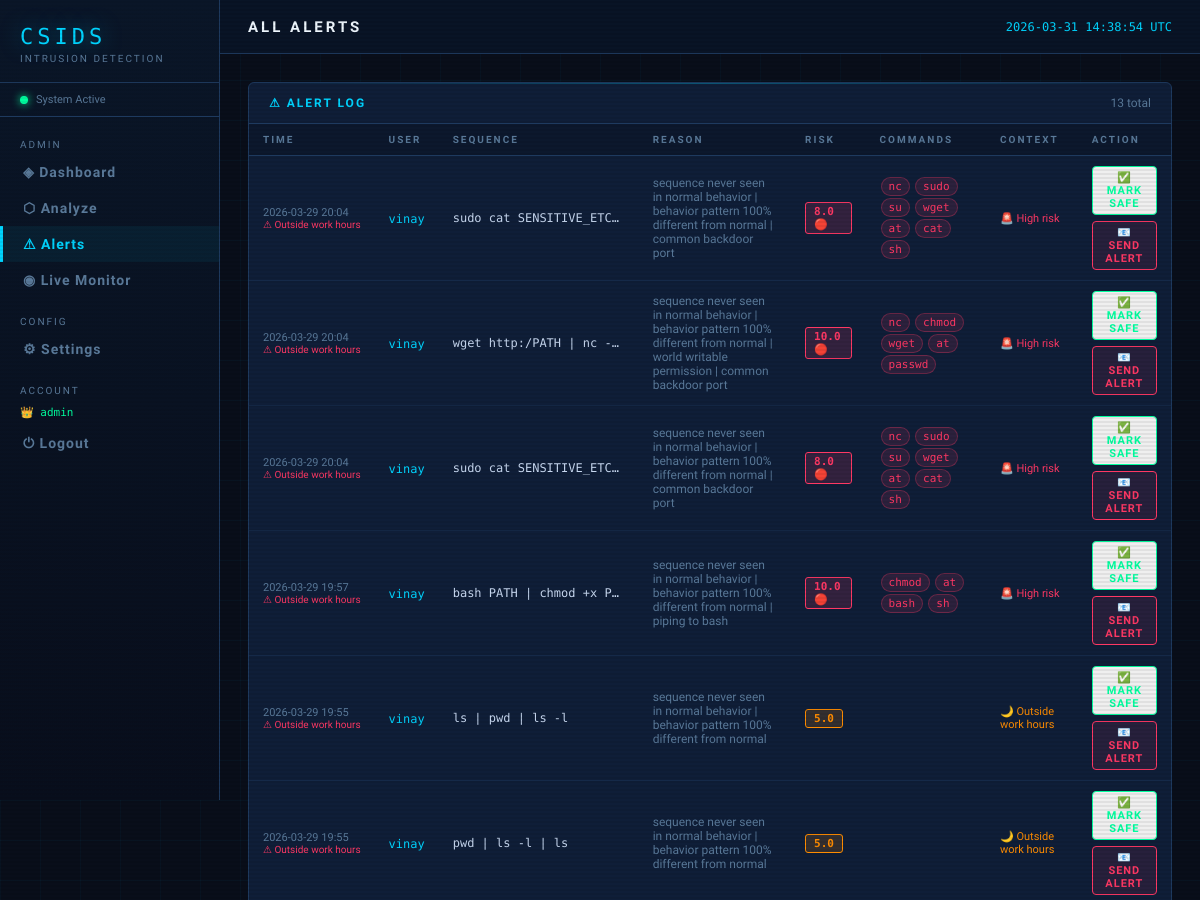
The app's page /alerts (signed in, upper part), older data.
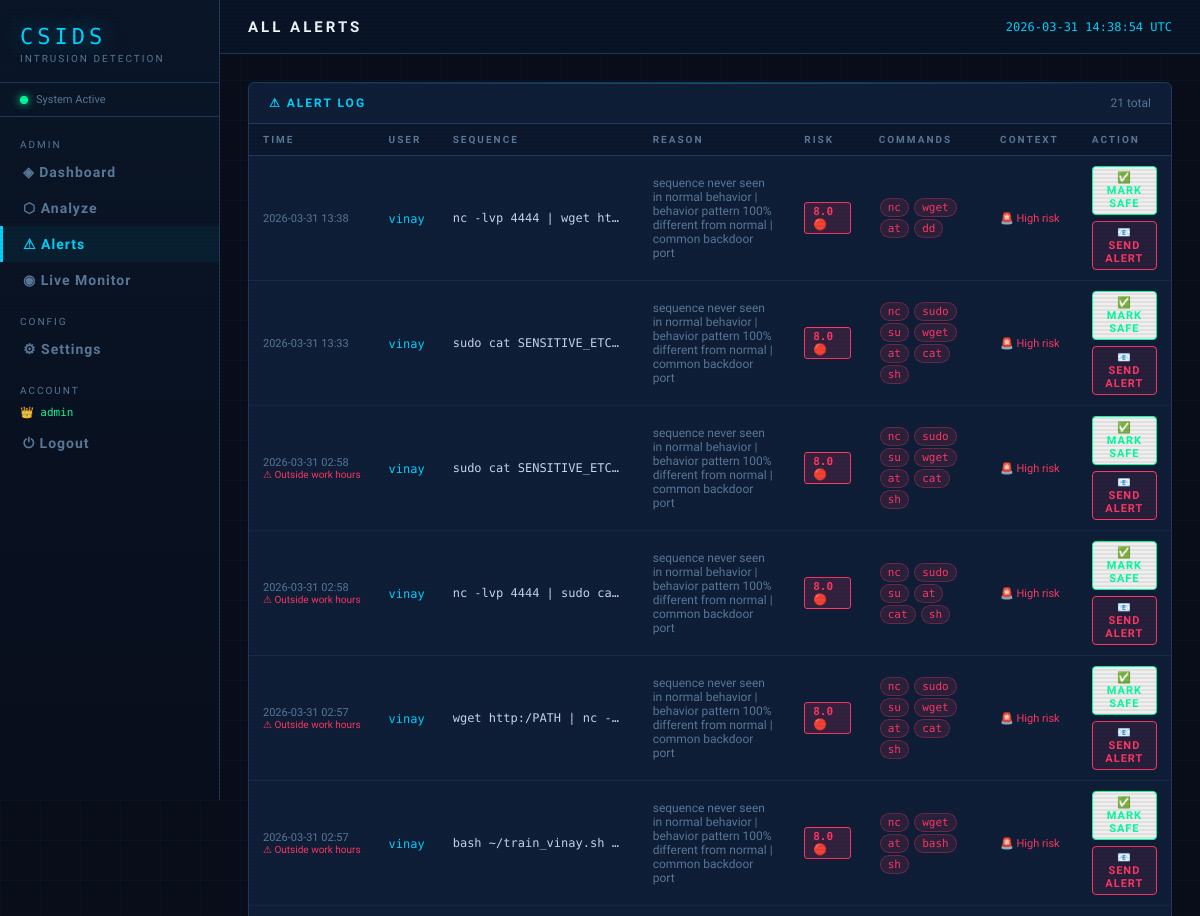
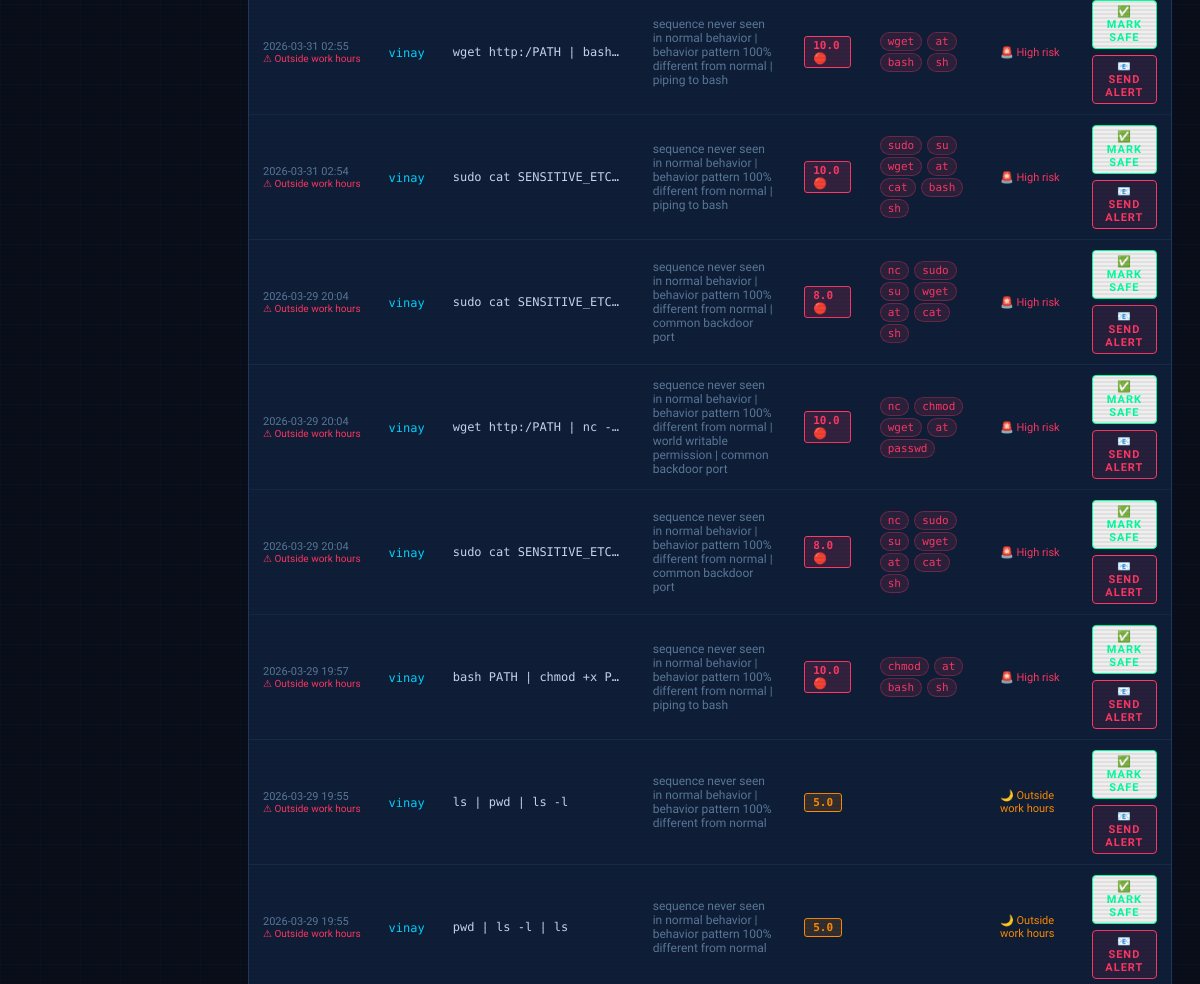
The same page, newer data (2 pictures, top to bottom).
### tables this page shows
CREATE TABLE alerts (
        id         INTEGER PRIMARY KEY AUTOINCREMENT,
        user       TEXT NOT NULL,
        sequence   TEXT NOT NULL,
        reason     TEXT,
        risk_score REAL,
        risky_cmds TEXT,
        timestamp  TIMESTAMP DEFAULT CURRENT_TIMESTAMP
    );

### app.py (the view)
@app.route("/alerts")
@admin_required
def alerts_page():
    conn = get_db()
    cur  = conn.cursor()
    cur.execute("SELECT * FROM alerts ORDER BY timestamp DESC LIMIT 200")
    alerts = cur.fetchall()
    conn.close()
    return render_template("alerts.html", alerts=alerts, user_view=False)

### app.py (called while the page is built)
@login_manager.user_loader
def load_user(user_id):
    conn = get_db()
    cur  = conn.cursor()
    cur.execute("SELECT * FROM auth_users WHERE id = ?", (user_id,))
    row = cur.fetchone()
    conn.close()
    if row:
        return User(row["id"], row["username"], row["role"], row["email"])
    return None

def admin_required(f):
    @wraps(f)
    @login_required
    def decorated(*args, **kwargs):
        if not current_user.is_admin:
            abort(403)
        return f(*args, **kwargs)
    return decorated

### database.py (called while the page is built)
def get_db():
    conn = sqlite3.connect(DB_PATH)
    conn.row_factory = sqlite3.Row
    return conn

### models.py (called while the page is built)
    @property
    def is_admin(self):
        return self.role == 'admin'

### templates/alerts.html (shortened to what this page needs)
{% extends "base.html" %}
{% block page_title %}{% if user_view %}My Alerts{% else %}All Alerts{% endif %}{% endblock %}
{% block content %}
<div class="panel">
    <div class="panel-header">
        <div class="panel-title">⚠ Alert Log</div>
        <span style="font-size:12px;color:var(--dim);">
            {{ alerts|length }} total
        </span>
    </div>
    <div class="panel-body" style="padding:0;">
        {% if alerts %}
        <table class="data-table">
            <thead>
                <tr>
                    <th>Time</th>
                    <th>{% if not user_view %}User{% endif %}</th>
                    <th>Sequence</th>
                    <th>Reason</th>
                    <th>Risk</th>
                    <th>Commands</th>
                    <th>Context</th>
                    <th>Action</th>
                </tr>
            </thead>
            <tbody>
            {% for a in alerts %}
            <tr>
                <td style="font-size:11px;color:var(--dim);white-space:nowrap;">
                    {{ a['timestamp'][:16] }}
                    {% set hour = a['timestamp'][11:13]|int %}
                    {% if hour < 8 or hour > 18 %}
                    <div style="color:var(--red);font-size:10px;">
                        ⚠ Outside work hours
                    </div>
                    {% endif %}
                </td>
                <td>
                    {% if not user_view %}
                    <span class="mono" style="color:var(--accent);">
                        {{ a['user'] }}
                    </span>
                    {% endif %}
                </td>
                <td class="mono"
                    style="max-width:200px;overflow:hidden;
                           text-overflow:ellipsis;white-space:nowrap;"
                    title="{{ a['sequence'] }}">
                    {{ a['sequence'] }}
                </td>
                <td style="font-size:12px;color:var(--dim);">
                    {{ a['reason'] }}
                </td>
                <td>
                    {% set rs = a['risk_score'] %}
                    {% if rs >= 8 %}
                    <span class="badge badge-high">{{ rs }} 🔴</span>
                    {% elif rs >= 6 %}
                    <span class="badge badge-high">{{ rs }}</span>
                    {% elif rs >= 4 %}
                    <span class="badge badge-medium">{{ rs }}</span>
                    {% else %}
                    <span class="badge badge-low">{{ rs }}</span>
                    {% endif %}
                </td>
                <td>
                    {% if a['risky_cmds'] %}
                    {% for cmd in a['risky_cmds'].split(',') %}
                    <span class="tag">{{ cmd }}</span>
                    {% endfor %}
                    {% endif %}
                </td>
                <td style="font-size:11px;">
                    {% set rs  = a['risk_score'] %}
                    {% set hour = a['timestamp'][11:13]|int %}
                    {% set seq  = a['sequence'].lower() %}
                    {% if rs >= 8 %}
                    <span style="color:var(--red);">
                        🚨 High risk
                    </span>
                    {% elif 'nc' in seq or '4444' in seq
                            or 'netcat' in seq %}
                    <span style="color:var(--red);">
                        🚨 Possible backdoor
                    </span>
                    {% elif '/etc/shadow' in seq
                            or '/etc/sudoers' in seq %}
                    <span style="color:var(--red);">
                        🔐 Critical file access
                    </span>
                    {% elif '/etc/passwd' in seq %}
                    <span style="color:var(--orange);">
                        🔐 System file access
                    </span>
                    {% elif hour < 8 or hour > 18 %}
                    <span style="color:var(--orange);">
                        🌙 Outside work hours
                    </span>
                    {% elif 'wget' in seq or 'curl' in seq %}
                    <span style="color:var(--orange);">
                        📥 File download
                    </span>
                    {% elif rs >= 4 %}
                    <span style="color:var(--warn);">
                        ⚠ Review carefully
                    </span>
                    {% else %}
                    <span style="color:var(--green);">
                        ℹ May be legitimate
                    </span>
                    {% endif %}
                </td>
                <td>
                    {% if not user_view %}
                    <div style="display:flex;gap:6px;flex-direction:column;">
                        <form method="POST"
                              action="{{ url_for('mark_safe',
                                        alert_id=a['id']) }}">
                            <button type="submit"
                                class="btn btn-sm"
                                style="border-color:var(--green);
                                       color:var(--green);"
                                onclick="return confirm(
                                    'Mark this sequence as safe?')">
                                ✅ Mark Safe
                            </button>
                        </form>
                        <button class="btn btn-danger btn-sm"
                            onclick="openSendAlert(
                                '{{ a['user'] }}', '')">
                            📧 Send Alert
                        </button>
                    </div>
                    {% endif %}
                </td>
            </tr>
            {% endfor %}
            </tbody>
        </table>
        {% else %}
        <div style="padding:40px;text-align:center;color:var(--dim);">
            No alerts yet.
        </div>
        {% endif %}
    </div>
</div>
{% endblock %}

### templates/base.html (shortened to what this page needs)
<!DOCTYPE html>
<html lang="en">
<head>
</head>
<body>
<aside class="sidebar">
    <div class="logo">
        <div class="logo-text">CSIDS</div>
        <div class="logo-sub">Intrusion Detection</div>
    </div>
    <div class="sys-status">
        <div class="dot"></div> System Active
    </div>
        <nav class="nav">
            {% if current_user.is_authenticated and current_user.is_admin %}
            <div class="nav-label">Admin</div>
            <a href="{{ url_for('dashboard') }}"    class="nav-item {% if request.endpoint=='dashboard' %}active{% endif %}">◈ Dashboard</a>
            <a href="{{ url_for('analyze') }}"      class="nav-item {% if request.endpoint=='analyze' %}active{% endif %}">⬡ Analyze</a>
            <a href="{{ url_for('alerts_page') }}"  class="nav-item {% if request.endpoint=='alerts_page' %}active{% endif %}">⚠ Alerts</a>
            <a href="{{ url_for('live_monitor') }}" class="nav-item {% if request.endpoint=='live_monitor' %}active{% endif %}">◉ Live Monitor</a>
            <div class="nav-label" style="margin-top:10px;">Config</div>
            <a href="{{ url_for('settings') }}"     class="nav-item {% if request.endpoint=='settings' %}active{% endif %}">⚙ Settings</a>
            {% endif %}
            <div class="nav-label" style="margin-top:10px;">Account</div>
            {% if current_user.is_authenticated %}
            <div style="padding:6px 20px;font-size:11px;color:var(--green);font-family:var(--mono);">
                {{ '👑' if current_user.is_admin else '👤' }} {{ current_user.username }}
            </div>
            <a href="{{ url_for('auth.logout') }}" class="nav-item" style="color:var(--dim);">⏻ Logout</a>
            {% endif %}
        </nav>
</aside>
<div class="main">
    <div class="topbar">
        <div class="page-title">{% block page_title %}Dashboard{% endblock %}</div>
        <div class="topbar-right">
            <span id="clock"></span>
        </div>
    </div>
    <div class="content fade-in">
        {% block content %}{% endblock %}
    </div>
</div>
</body>
</html>

Row changes from the older to the newer data that the page shows:
added alerts: timestamp "2026-03-31 13:38", user "vinay", sequence "nc -lvp 4444 | wget ht…", reason "sequence never seen in normal behavior | behavior pattern 100% different from normal | common backdoor port", risk_score "8.0", cmd "nc" "wget" "at" "dd", shows "🚨 High risk"
added alerts: timestamp "2026-03-31 13:33", user "vinay", sequence "sudo cat SENSITIVE_ETC…", reason "sequence never seen in normal behavior | behavior pattern 100% different from normal | common backdoor port", risk_score "8.0", cmd "nc" "sudo" "su" "wget" "at" "cat" "sh", shows "🚨 High risk"
added alerts: timestamp "2026-03-31 02:58", shows "⚠ Outside work hours", user "vinay", sequence "sudo cat SENSITIVE_ETC…", reason "sequence never seen in normal behavior | behavior pattern 100% different from normal | common backdoor port", risk_score "8.0", cmd "nc" "sudo" "su" "wget" "at" "cat" "sh", shows "🚨 High risk"
added alerts: timestamp "2026-03-31 02:58", shows "⚠ Outside work hours", user "vinay", sequence "nc -lvp 4444 | sudo ca…", reason "sequence never seen in normal behavior | behavior pattern 100% different from normal | common backdoor port", risk_score "8.0", cmd "nc" "sudo" "su" "at" "cat" "sh", shows "🚨 High risk"
added alerts: timestamp "2026-03-31 02:57", shows "⚠ Outside work hours", user "vinay", sequence "wget http:/PATH | nc -…", reason "sequence never seen in normal behavior | behavior pattern 100% different from normal | common backdoor port", risk_score "8.0", cmd "nc" "sudo" "su" "wget" "at" "cat" "sh", shows "🚨 High risk"
added alerts: timestamp "2026-03-31 02:57", shows "⚠ Outside work hours", user "vinay", sequence "bash ~/train_vinay.sh…", reason "sequence never seen in normal behavior | behavior pattern 100% different from normal | common backdoor port", risk_score "8.0", cmd "nc" "wget" "at" "bash" "sh", shows "🚨 High risk"
added alerts: timestamp "2026-03-31 02:55", shows "⚠ Outside work hours", user "vinay", sequence "wget http:/PATH | bash…", reason "sequence never seen in normal behavior | behavior pattern 100% different from normal | piping to bash", risk_score "10.0", cmd "wget" "at" "bash" "sh", shows "🚨 High risk"
added alerts: timestamp "2026-03-31 02:54", shows "⚠ Outside work hours", user "vinay", sequence "sudo cat SENSITIVE_ETC…", reason "sequence never seen in normal behavior | behavior pattern 100% different from normal | piping to bash", risk_score "10.0", cmd "sudo" "su" "wget" "at" "cat" "bash" "sh", shows "🚨 High risk"
Text that changed along with them:
{{ alerts|length }}: "13" → "21"
